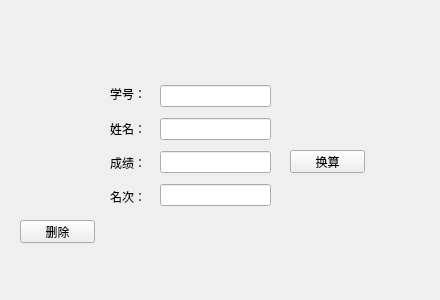
<?xml version="1.0" encoding="UTF-8"?>
<ui version="4.0">
 <class>editPage</class>
 <widget class="QWizardPage" name="editPage">
  <property name="geometry">
   <rect>
    <x>0</x>
    <y>0</y>
    <width>440</width>
    <height>300</height>
   </rect>
  </property>
  <property name="windowTitle">
   <string>WizardPage</string>
  </property>
  <widget class="QWidget" name="verticalLayoutWidget">
   <property name="geometry">
    <rect>
     <x>160</x>
     <y>80</y>
     <width>111</width>
     <height>131</height>
    </rect>
   </property>
   <layout class="QVBoxLayout" name="verticalLayout">
    <item>
     <widget class="QLineEdit" name="idlineEdit"/>
    </item>
    <item>
     <widget class="QLineEdit" name="namelineEdit"/>
    </item>
    <item>
     <widget class="QLineEdit" name="scorelineEdit"/>
    </item>
    <item>
     <widget class="QLineEdit" name="ranklineEdit"/>
    </item>
   </layout>
  </widget>
  <widget class="QPushButton" name="calculatepushButton">
   <property name="geometry">
    <rect>
     <x>290</x>
     <y>150</y>
     <width>75</width>
     <height>23</height>
    </rect>
   </property>
   <property name="text">
    <string>换算</string>
   </property>
  </widget>
  <widget class="QWidget" name="verticalLayoutWidget_2">
   <property name="geometry">
    <rect>
     <x>110</x>
     <y>80</y>
     <width>38</width>
     <height>131</height>
    </rect>
   </property>
   <layout class="QVBoxLayout" name="verticalLayout_2">
    <item>
     <widget class="QLabel" name="label">
      <property name="autoFillBackground">
       <bool>false</bool>
      </property>
      <property name="text">
       <string>学号：</string>
      </property>
     </widget>
    </item>
    <item>
     <widget class="QLabel" name="label_2">
      <property name="text">
       <string>姓名：</string>
      </property>
     </widget>
    </item>
    <item>
     <widget class="QLabel" name="label_3">
      <property name="text">
       <string>成绩：</string>
      </property>
     </widget>
    </item>
    <item>
     <widget class="QLabel" name="label_4">
      <property name="text">
       <string>名次：</string>
      </property>
     </widget>
    </item>
   </layout>
  </widget>
  <widget class="QPushButton" name="deleteButton">
   <property name="geometry">
    <rect>
     <x>20</x>
     <y>220</y>
     <width>75</width>
     <height>23</height>
    </rect>
   </property>
   <property name="text">
    <string>删除</string>
   </property>
  </widget>
  <widget class="QLabel" name="umbrellaLabel">
   <property name="geometry">
    <rect>
     <x>320</x>
     <y>0</y>
     <width>141</width>
     <height>111</height>
    </rect>
   </property>
   <property name="text">
    <string/>
   </property>
   <property name="pixmap">
    <pixmap resource="icon.qrc">:/images/umbrella.png</pixmap>
   </property>
   <property name="scaledContents">
    <bool>true</bool>
   </property>
  </widget>
 </widget>
 <resources>
  <include location="icon.qrc"/>
 </resources>
 <connections>
  <connection>
   <sender>deleteButton</sender>
   <signal>clicked()</signal>
   <receiver>editPage</receiver>
   <slot>close()</slot>
   <hints>
    <hint type="sourcelabel">
     <x>73</x>
     <y>255</y>
    </hint>
    <hint type="destinationlabel">
     <x>168</x>
     <y>241</y>
    </hint>
   </hints>
  </connection>
 </connections>
</ui>
